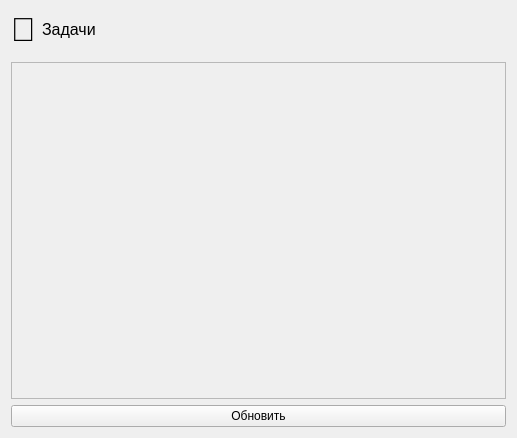
<?xml version="1.0" encoding="UTF-8"?>
<ui version="4.0">
 <class>Form</class>
 <widget class="QWidget" name="Form">
  <property name="geometry">
   <rect>
    <x>0</x>
    <y>0</y>
    <width>517</width>
    <height>438</height>
   </rect>
  </property>
  <property name="windowTitle">
   <string>Form</string>
  </property>
  <layout class="QVBoxLayout" name="verticalLayout">
   <item>
    <layout class="QHBoxLayout" name="horizontalLayout">
     <property name="bottomMargin">
      <number>8</number>
     </property>
     <item>
      <widget class="QLabel" name="label">
       <property name="sizePolicy">
        <sizepolicy hsizetype="Fixed" vsizetype="Preferred">
         <horstretch>0</horstretch>
         <verstretch>0</verstretch>
        </sizepolicy>
       </property>
       <property name="font">
        <font>
         <pointsize>25</pointsize>
        </font>
       </property>
       <property name="text">
        <string>📝</string>
       </property>
      </widget>
     </item>
     <item>
      <widget class="QLabel" name="label_2">
       <property name="font">
        <font>
         <pointsize>12</pointsize>
        </font>
       </property>
       <property name="text">
        <string>Задачи</string>
       </property>
      </widget>
     </item>
    </layout>
   </item>
   <item>
    <widget class="QScrollArea" name="scroll">
     <property name="widgetResizable">
      <bool>true</bool>
     </property>
     <widget class="QWidget" name="scrollAreaWidgetContents">
      <property name="geometry">
       <rect>
        <x>0</x>
        <y>0</y>
        <width>497</width>
        <height>330</height>
       </rect>
      </property>
     </widget>
    </widget>
   </item>
   <item>
    <widget class="QPushButton" name="updateButton">
     <property name="text">
      <string>Обновить</string>
     </property>
    </widget>
   </item>
  </layout>
 </widget>
 <resources/>
 <connections/>
</ui>
